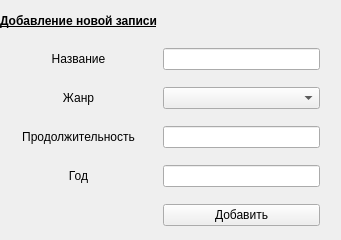
<?xml version="1.0" encoding="UTF-8"?>
<ui version="4.0">
 <class>Form</class>
 <widget class="QWidget" name="Form">
  <property name="geometry">
   <rect>
    <x>0</x>
    <y>0</y>
    <width>341</width>
    <height>240</height>
   </rect>
  </property>
  <property name="minimumSize">
   <size>
    <width>341</width>
    <height>240</height>
   </size>
  </property>
  <property name="maximumSize">
   <size>
    <width>341</width>
    <height>240</height>
   </size>
  </property>
  <property name="windowTitle">
   <string>Добавление</string>
  </property>
  <widget class="QWidget" name="gridWidget" native="true">
   <property name="geometry">
    <rect>
     <x>0</x>
     <y>0</y>
     <width>320</width>
     <height>240</height>
    </rect>
   </property>
   <layout class="QGridLayout" name="gridLayout">
    <item row="1" column="0">
     <widget class="QLabel" name="label_3">
      <property name="maximumSize">
       <size>
        <width>16777215</width>
        <height>20</height>
       </size>
      </property>
      <property name="font">
       <font>
        <pointsize>9</pointsize>
        <weight>75</weight>
        <bold>true</bold>
        <underline>true</underline>
       </font>
      </property>
      <property name="text">
       <string>Добавление новой записи</string>
      </property>
     </widget>
    </item>
    <item row="5" column="0">
     <widget class="QLabel" name="label">
      <property name="sizePolicy">
       <sizepolicy hsizetype="Expanding" vsizetype="Preferred">
        <horstretch>0</horstretch>
        <verstretch>0</verstretch>
       </sizepolicy>
      </property>
      <property name="text">
       <string>Продолжительность</string>
      </property>
      <property name="alignment">
       <set>Qt::AlignCenter</set>
      </property>
     </widget>
    </item>
    <item row="3" column="1">
     <widget class="QLineEdit" name="nameadd">
      <property name="sizePolicy">
       <sizepolicy hsizetype="Expanding" vsizetype="Fixed">
        <horstretch>0</horstretch>
        <verstretch>0</verstretch>
       </sizepolicy>
      </property>
      <property name="alignment">
       <set>Qt::AlignCenter</set>
      </property>
     </widget>
    </item>
    <item row="6" column="0">
     <widget class="QLabel" name="label_2">
      <property name="sizePolicy">
       <sizepolicy hsizetype="Expanding" vsizetype="Preferred">
        <horstretch>0</horstretch>
        <verstretch>0</verstretch>
       </sizepolicy>
      </property>
      <property name="text">
       <string>Год</string>
      </property>
      <property name="alignment">
       <set>Qt::AlignCenter</set>
      </property>
     </widget>
    </item>
    <item row="6" column="1">
     <widget class="QLineEdit" name="yearadd">
      <property name="sizePolicy">
       <sizepolicy hsizetype="Expanding" vsizetype="Fixed">
        <horstretch>0</horstretch>
        <verstretch>0</verstretch>
       </sizepolicy>
      </property>
      <property name="alignment">
       <set>Qt::AlignCenter</set>
      </property>
     </widget>
    </item>
    <item row="7" column="1">
     <widget class="QPushButton" name="btnadd">
      <property name="sizePolicy">
       <sizepolicy hsizetype="Expanding" vsizetype="Fixed">
        <horstretch>0</horstretch>
        <verstretch>0</verstretch>
       </sizepolicy>
      </property>
      <property name="text">
       <string>Добавить</string>
      </property>
     </widget>
    </item>
    <item row="5" column="1">
     <widget class="QLineEdit" name="timeadd">
      <property name="sizePolicy">
       <sizepolicy hsizetype="Expanding" vsizetype="Fixed">
        <horstretch>0</horstretch>
        <verstretch>0</verstretch>
       </sizepolicy>
      </property>
      <property name="alignment">
       <set>Qt::AlignCenter</set>
      </property>
     </widget>
    </item>
    <item row="3" column="0">
     <widget class="QLabel" name="label_1">
      <property name="sizePolicy">
       <sizepolicy hsizetype="Expanding" vsizetype="Preferred">
        <horstretch>0</horstretch>
        <verstretch>0</verstretch>
       </sizepolicy>
      </property>
      <property name="text">
       <string>Название</string>
      </property>
      <property name="alignment">
       <set>Qt::AlignCenter</set>
      </property>
     </widget>
    </item>
    <item row="4" column="1">
     <widget class="QComboBox" name="comboadd">
      <property name="sizePolicy">
       <sizepolicy hsizetype="Expanding" vsizetype="Fixed">
        <horstretch>0</horstretch>
        <verstretch>0</verstretch>
       </sizepolicy>
      </property>
     </widget>
    </item>
    <item row="4" column="0">
     <widget class="QLabel" name="label_4">
      <property name="sizePolicy">
       <sizepolicy hsizetype="Expanding" vsizetype="Preferred">
        <horstretch>0</horstretch>
        <verstretch>0</verstretch>
       </sizepolicy>
      </property>
      <property name="text">
       <string>Жанр</string>
      </property>
      <property name="alignment">
       <set>Qt::AlignCenter</set>
      </property>
     </widget>
    </item>
   </layout>
  </widget>
 </widget>
 <resources/>
 <connections/>
</ui>
